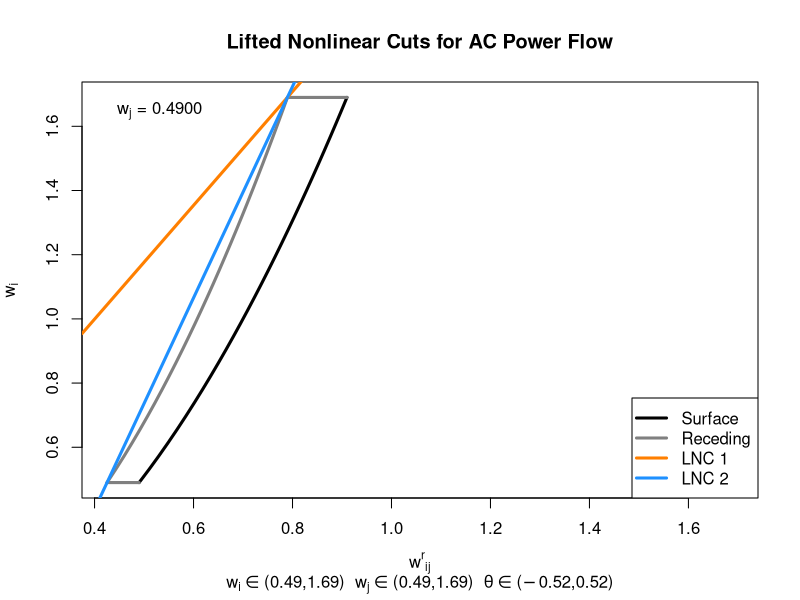
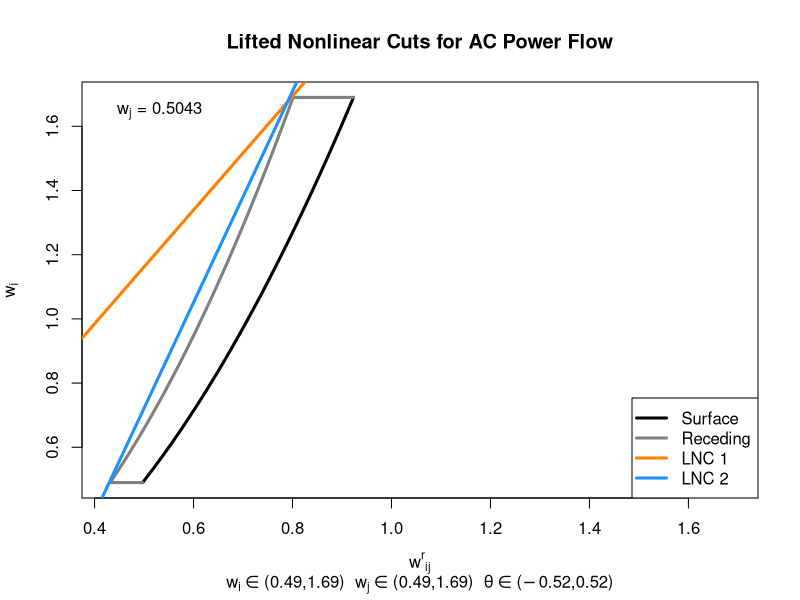
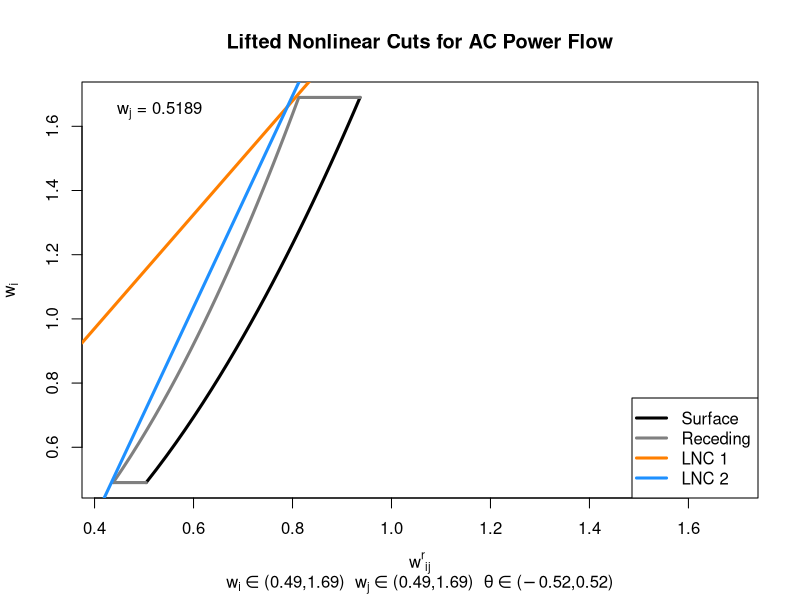
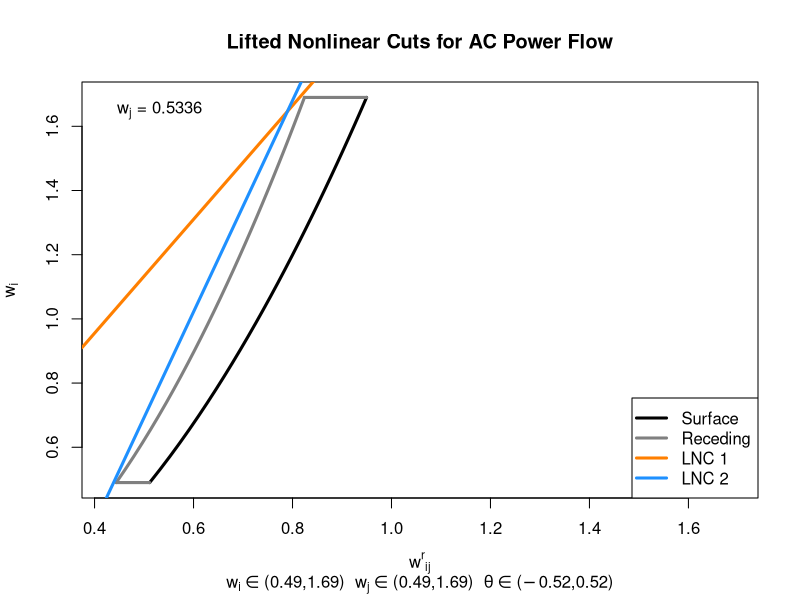
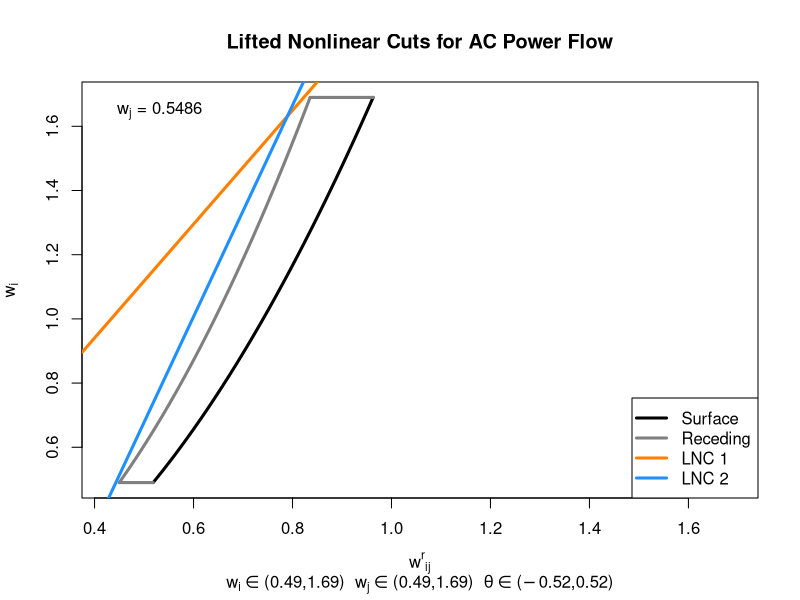
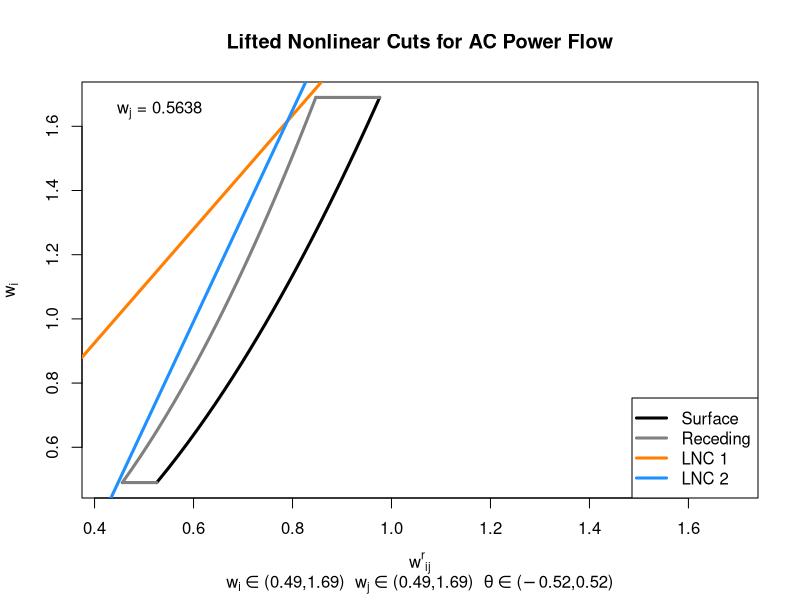
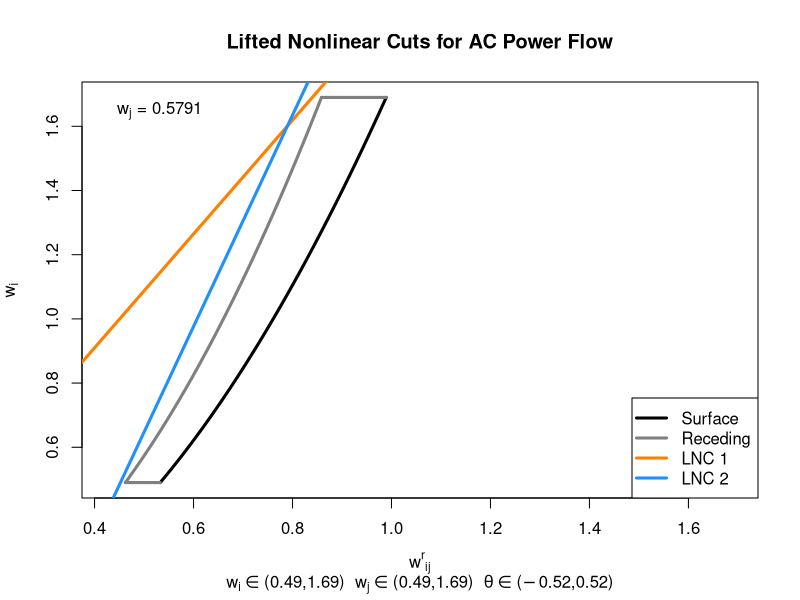
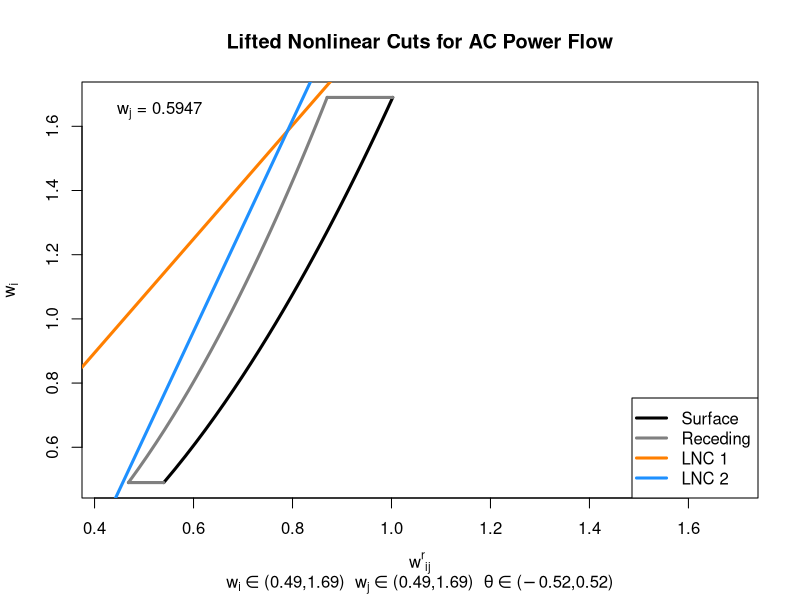

Here is the R script that generated these plots, in order: (Note: this script raises an error after producing the figures.)
# For details of this cuts this file is demonstrating see http://arxiv.org/abs/1512.04644 

# assumes theta bounds are +/- around 0, w.o.l.g.
# this allows us to easily take the projection through reference angle of theta = 0

animation_steps = 60

#theta_ub = 0.261799 #15 degrees
theta_ub = 0.52 #30 degrees
vi_ub = 1.3
vi_lb = 0.7

vj_ub = 1.3
vj_lb = 0.7

vi_sigma = vi_ub+vi_lb
vj_sigma = vj_ub+vj_lb

wi_ub = vi_ub^2
wi_lb = vi_lb^2

wj_ub = vj_ub^2
wj_lb = vj_lb^2


vj_val = vj_lb
wj_val = vj_val^2


line_width = 3
receding_color = rgb(0.5,0.5,0.5)
lnc1_color = "darkorange1"
lnc2_color = "dodgerblue1"

file_name_prefix = "lnc"

vj_steps = seq(vj_lb, vj_ub, length.out=animation_steps)
for (i in 1:length(vj_steps)) {

  vj_val = vj_steps[i]
  wj_val = vj_val^2

  pdf(paste(file_name_prefix,"_",sprintf("%03d",i),".pdf",sep=""), pointsize=14, width=7, height=7)
    x_lims = c(vi_lb*vj_lb*cos(theta_ub), vi_ub*vj_ub)
    y_lims = c(wi_lb, wi_ub)
    #print(x_lims)
    #print(y_lims)

    wi_steps = seq(wi_lb, wi_ub, length.out=30)

    plot(x_lims, y_lims, 
      main="Lifted Nonlinear Cuts for AC Power Flow", 
      sub=substitute(paste(w[i] %in% {}, "(", wil, ",", wiu,")  ", w[j] %in% {}, "(", wjl, ",", wju,")  ", theta %in% {}, "(", -tu, ",", tu, ")", sep=""), list(wil = wi_lb, wiu = wi_ub, wjl = wj_lb, wju = wj_ub, tu = theta_ub) ), 
      xlab=expression({w^r}[ij]), ylab=expression(w[i]), type="n")

    # cut through theta=0
    points(sqrt(wi_steps*wj_val), wi_steps, type="l", lwd=line_width)
    
    # cut through the extreme value of theta, theta_ub
    points(sqrt(wi_steps*wj_val)*cos(theta_ub), wi_steps, type="l", lty=1, lwd=line_width, col=receding_color)

    # UB connecting line
    points(c(sqrt(wi_ub*wj_val)*cos(theta_ub), sqrt(wi_ub*wj_val)), c(wi_ub, wi_ub), type="l", lty=1, lwd=line_width, col=receding_color)

    # LB connecting line
    points(c(sqrt(wi_lb*wj_val)*cos(theta_ub), sqrt(wi_lb*wj_val)), c(wi_lb, wi_lb), type="l", lty=1, lwd=line_width, col=receding_color)

    # lnc 1
    # vj_ub*cos(theta_ub)*vj_sigma*w_i == vi_sigma*vj_sigma*wr_ij - vi_ub*cos(theta_ub)*vi_sigma*w_j - vi_ub*vj_ub*cos(theta_ub)*(vi_lb*vj_lb - vi_ub*vj_ub) 
    lnc1_m = vi_sigma*vj_sigma/(vj_ub*cos(theta_ub)*vj_sigma)
    lnc1_b = (-vi_ub*cos(theta_ub)*vi_sigma*wj_val - vi_ub*vj_ub*cos(theta_ub)*(vi_lb*vj_lb - vi_ub*vj_ub))/(vj_ub*cos(theta_ub)*vj_sigma)
    abline(lnc1_b, lnc1_m, col=lnc1_color, lwd=line_width)
   
    # lnc 2
    # vj_lb*cos(theta_ub)*vj_sigma*w_i  == vi_sigma*vj_sigma*wr_ij - vi_lb*cos(theta_ub)*vi_sigma*w_j - vi_lb*vj_lb*cos(theta_ub)*(vi_ub*vj_ub - vi_lb*vj_lb)
    lnc2_m = vi_sigma*vj_sigma/(vj_lb*cos(theta_ub)*vj_sigma)
    lnc2_b = (-vi_lb*cos(theta_ub)*vi_sigma*wj_val - vi_lb*vj_lb*cos(theta_ub)*(vi_ub*vj_ub - vi_lb*vj_lb))/(vj_lb*cos(theta_ub)*vj_sigma)
    abline(lnc2_b, lnc2_m, col=lnc2_color, lwd=line_width)

    # documentation
    text( x_lims[1], y_lims[2]*0.97, pos=4, substitute(paste(w[j], " = ", wjv), list(wjv = sprintf("%.4f",wj_val))) ) #,     adj = c( 0, 1 ), col = "blue" )

    legend("bottomright", c("Surface", "Receding", "LNC 1", "LNC 2"), col = c("black", receding_color, lnc1_color, lnc2_color),
         lwd = c(line_width, line_width, line_width),
         merge = TRUE, bg="white")

  dev.off()
}